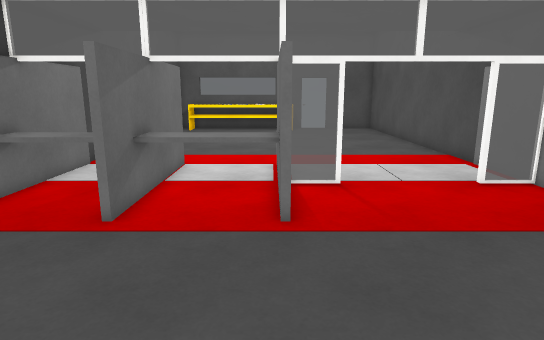
View 1 (above)

16 first-person views from a walk through a Unity game level. The camera is 1.5 m above the floor, tilts 12° down and sees 75° across. Doors are open. The floor is counted in squares, 0.49 m on a side. Each view is taken from the middle of a square. On the plan, view 1 faces up. The plan holds only what a view shows up to about 20 squares ahead; the rest is blank. The place goes on beyond the plan. The player is left out. Some surface patterns are stand-ins.

View 2
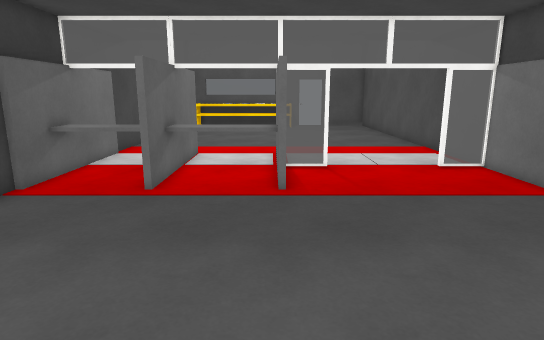

View 3
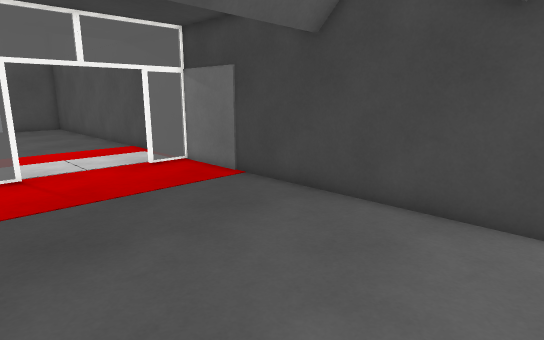

View 4
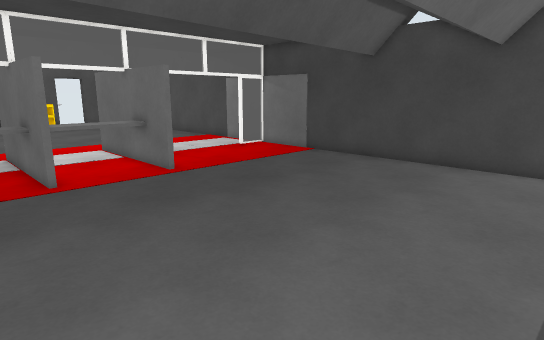

View 5
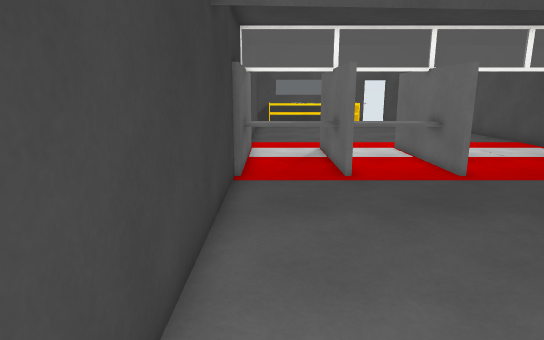

View 6
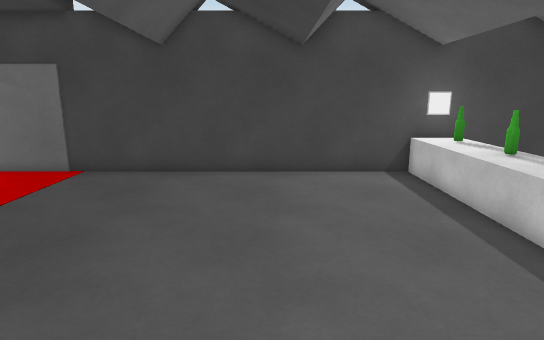

View 7
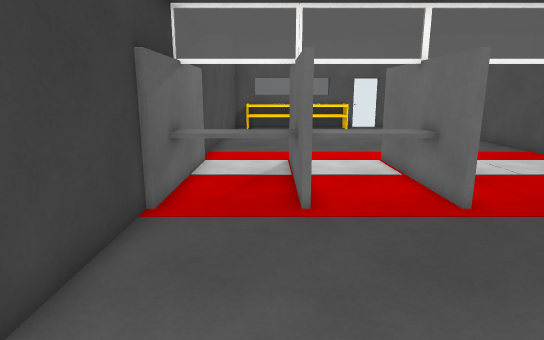

View 8
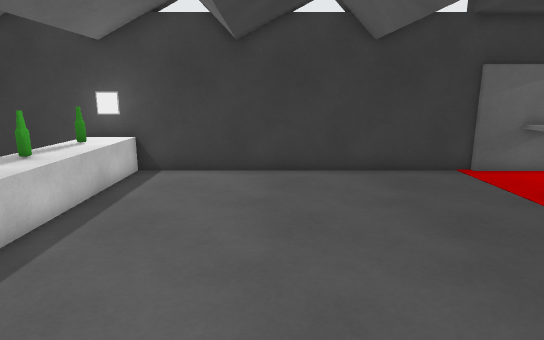

View 9
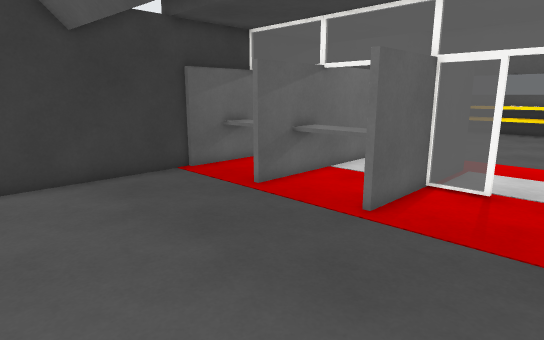

View 10
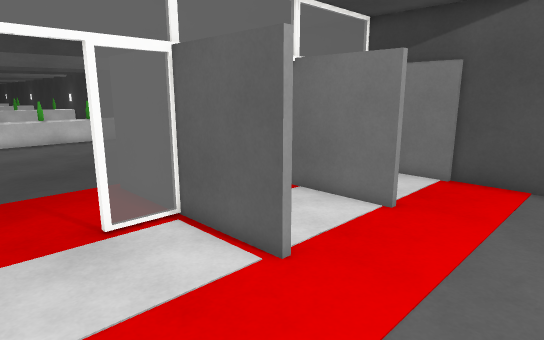

View 11
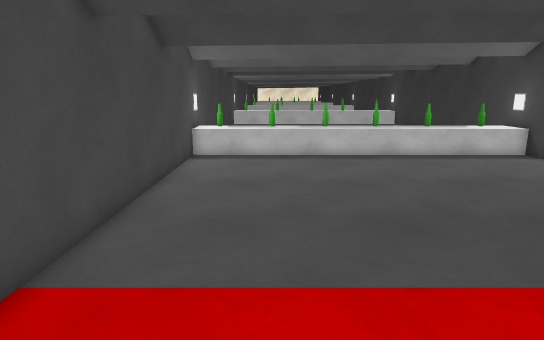

View 12
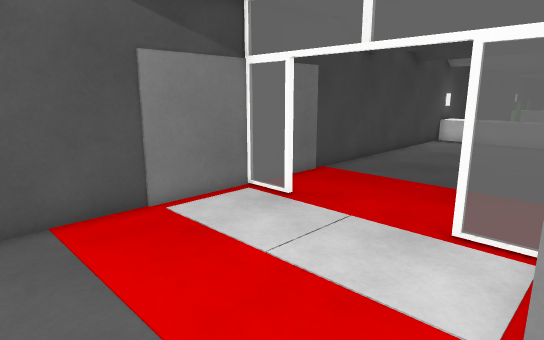

View 13
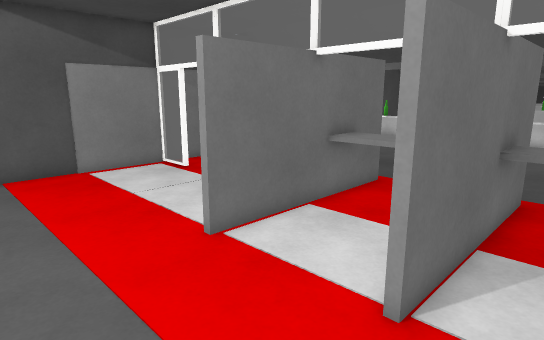

View 14
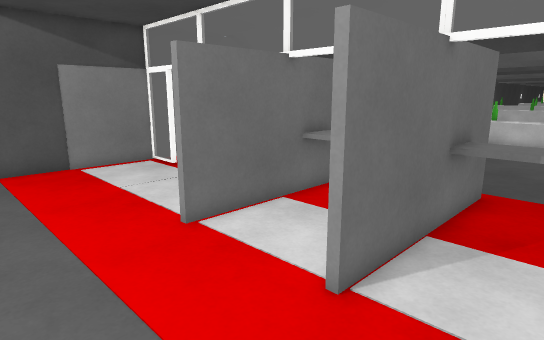

View 15
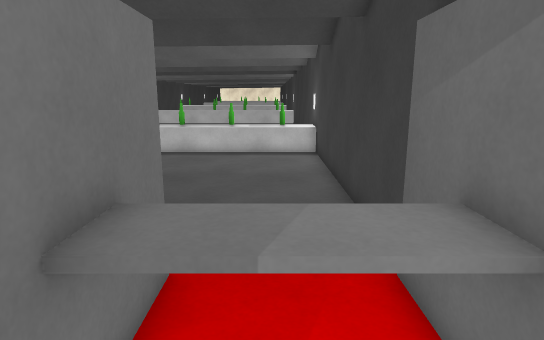

View 16
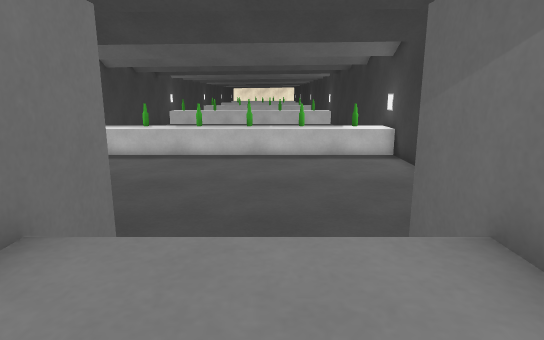

### Floor plan
Key: @ floor where view 1 was taken; # wall or solid block; . floor; ^ raised ledge; B bottle; O other object.
Columns run from 9 left of view 1 to 9 right of it. Each row starts with its distance up from view 1.
 20   .. .............#
 19  #................#
 18 ##................#
 17 ##................#
 16 ##................#
 15  #...#...#........#
 14  #...#...#........#
 13  #...#...#........#
 12  #...#...###.....##
 11  ^^^^^^^^#........#
 10  #^^^#^^^#........#
  9  #...#...#........#
  8 ##................#
  7 ##................#
  6 ##................#
  5 ##................#
  4 ##................#
  3 ##................#
  2 ##................#
  1 ##................#
  0 ##.......@........#
 -1 ##................#
 -2 ##................#
 -3 ##................#
 -4 ##................#
 -5 ##................#
 -6 #^^^^^^^^^^^^^^^^^^
 -7 #^B^^B^ O  O ^B^^B^

Positions as (right, up) in squares from view 1, and headings:
1: (0, 0), facing up
2: (0, -3), facing up
3: (0, -3), facing up-right
4: (-7, -5), facing up-right
5: (-7, -5), facing up
6: (-5, 0), facing right
7: (-5, -1), facing up
8: (6, 0), facing left
9: (5, 0), facing up-left
10: (5, 20), facing down-left
11: (5, 13), facing down
12: (0, 20), facing down-right
13: (-6, 20), facing down-right
14: (-7, 20), facing down-right
15: (-6, 14), facing down
16: (-2, 13), facing down
